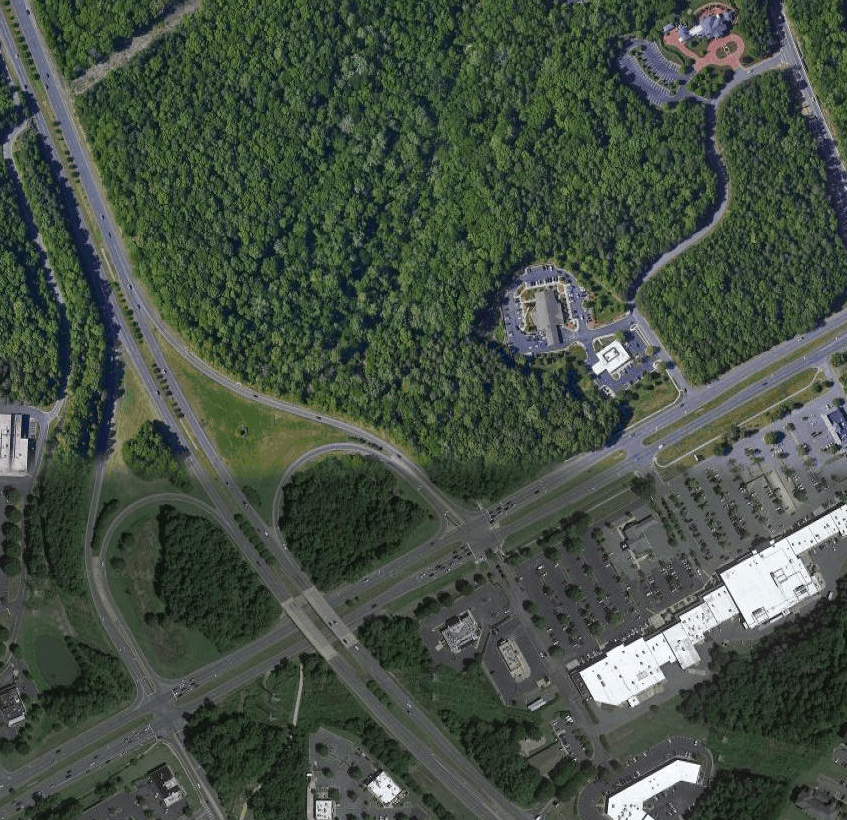
#> input picture georegistration_testbed/src/registration/dataset_registration/dataset_rollar_coaster/fixed/registration_fixed_image_excerpt_1000.png, 847 x 820 px
$ python image_registration_ocv_features.py dataset_registration/dataset_rollar_coaster/fixed/registration_fixed_image_excerpt_1000.png dataset_registration/dataset_rollar_coaster/fixed/registration_fixed_image_excerpt_1014.png   (older library calls are emulated)
#> lines starting #> are read from the running program, lines starting #| are printed output that depends on the picture
### georegistration_testbed/src/registration/image_registration.py
#!/usr/bin/env python

import cv2
import numpy as np

class ImageRegistration(object):
    """An object that runs image registration algorithms on image data."""

    def __init__(self):
        # Define your image topic
        self.initialized = False
        self.OPENCV_VISUALIZE_MATCHES = True
        self.OPENCV_SHOW_HOMOGRAPHY_BOUNDS_ON_REFERENCE = False
        self.OPENCV_SHOW_HOMOGRAPHY_MAXDIM = 1600
        self.SAVE_WARPEDIMAGE = False
        self.MIN_FEATURES_FOR_ALIGNMENT = 10
        self.image_ref = None

    def toString(self):
        return "Null"

    @staticmethod
    def convertImageColorSpace(image):
        if image.ndim < 3:
            channels = 1
            (height, width) = image.shape[:2];
        else:
            (height, width, channels) = image.shape[:3];
        if channels >= 3:
            image_bw = cv2.cvtColor(image, cv2.COLOR_BGR2GRAY)
        else:
            image_bw = image[:, :]
        return image_bw

    # [38 lines left out: functions resizeImage, fuseImage, not called in this run]

### georegistration_testbed/src/registration/image_registration_ocv_features.py
#!/usr/bin/env python

import cv2
from image_registration import *
import numpy as np

class ImageRegistrationWithOpenCVFeatures(ImageRegistration):
    """An object that runs image registration algorithms on image data."""

    def __init__(self):
        ImageRegistration.__init__(self)
        self.detector_str = None
        self.extractor_str = None

    def toString(self):
        return "alg = OCV_FEATURE detector = %s extractor = %s" % (self.detector_str, self.extractor_str)

    def initializeFeatureRegistration(self, refImageFeatureCount=10000, movingImageFeatureCount=10000, detector='ORB', extractor='ORB'):
        self.detector_str = detector;
        if(detector == 'ORB'):
            self.kpDetector_ref = cv2.ORB_create(nfeatures=refImageFeatureCount, fastThreshold=0)
            self.kpDetector_moving = cv2.ORB_create(nfeatures=movingImageFeatureCount, fastThreshold=0)
        elif(detector == 'GFTT'):
            self.kpDetector_ref = cv2.GFTTDetector_create(maxCorners=refImageFeatureCount,minDistance=10)
            self.kpDetector_moving = cv2.GFTTDetector_create(maxCorners=movingImageFeatureCount,minDistance=10)
        elif(detector == 'FAST'):
            self.kpDetector_ref = cv2.FastFeatureDetector_create()
            self.kpDetector_moving = cv2.FastFeatureDetector_create()
        elif(detector == 'BRISK'):
            self.kpDetector_ref = cv2.BRISK_create()
            self.kpDetector_moving = cv2.BRISK_create()
        elif(detector == 'SURF'):
            self.kpDetector_ref = cv2.xfeatures2d.SURF_create(nOctaves=5)
            self.kpDetector_moving = cv2.xfeatures2d.SURF_create(nOctaves=5)
        elif(detector == 'SIFT'):
            self.kpDetector_ref = cv2.xfeatures2d.SIFT_create(nfeatures=refImageFeatureCount)
            self.kpDetector_moving = cv2.xfeatures2d.SIFT_create(nfeatures=movingImageFeatureCount)
        #self.descExtractor_ref = cv2.xfeatures2d.SURF_create()
        #self.descExtractor_ref = cv2.xfeatures2d.SIFT_create()
        #self.descExtractor_ref = cv2.ORB_create(nfeatures=refImageFeatureCount)
        else:
            #Use ORB as default in case of spelling error
            self.detector_str = 'ORB'
            self.kpDetector_ref = cv2.ORB_create(nfeatures=refImageFeatureCount)
            self.kpDetector_moving = cv2.ORB_create(nfeatures=movingImageFeatureCount)

        self.extractor_str = extractor;
        if(extractor == 'ORB'):
            self.descExtractor_ref = cv2.ORB_create(nfeatures=refImageFeatureCount, fastThreshold=0)
            self.descExtractor_moving = cv2.ORB_create(nfeatures=movingImageFeatureCount, fastThreshold=0)
        elif(extractor == 'SURF'):
            self.descExtractor_ref = cv2.xfeatures2d.SURF_create(nOctaves=5)
            self.descExtractor_moving = cv2.xfeatures2d.SURF_create(nOctaves=5)
        elif(extractor == 'SIFT'):
            self.descExtractor_ref = cv2.xfeatures2d.SIFT_create(nfeatures=refImageFeatureCount)
            self.descExtractor_moving = cv2.xfeatures2d.SIFT_create(nfeatures=movingImageFeatureCount)
        elif(extractor == 'BRISK'):
            self.descExtractor_ref = cv2.BRISK_create()
            self.descExtractor_moving = cv2.BRISK_create()
        elif(extractor == 'BOOST'):
            self.descExtractor_ref = cv2.xfeatures2d.BoostDesc_create()
            self.descExtractor_moving = cv2.xfeatures2d.BoostDesc_create()

        # [7 lines of commented-out code are left out]
        else:
            #Use ORB as default in case of spelling error
            self.extractor_str = 'ORB'
            self.descExtractor_ref = cv2.ORB_create(nfeatures=refImageFeatureCount)
            self.descExtractor_moving = cv2.ORB_create(nfeatures=movingImageFeatureCount)
        #DEBUG
        print("Detector: {}\nExtractor: {}".format(type(self.kpDetector_ref),type(self.descExtractor_moving)))
        self.initialized = True

    # [50 lines left out: function multiScaleImageRegistration, not called in this run]

    def registerImagePair(self, image_moving, image_ref=None,
                          image_ref_keypoints=None, image_ref_descriptors=None,algorithm_detector='ORB',algorithm_extractor='ORB'):

        homography = None
        mask = None
        if (self.initialized == False):
            self.initializeFeatureRegistration(detector=algorithm_detector, extractor=algorithm_extractor)
        if (image_moving is None):
            print('Null moving image.')
            return (homography, mask)
        # convert moving image to gray then detect features and compute descriptors
        image_moving_bw = ImageRegistration.convertImageColorSpace(image_moving)
        if (self.kpDetector_moving != self.descExtractor_moving):
            keypoints_moving = self.kpDetector_moving.detect(image_moving_bw)
            descriptors_moving = self.descExtractor_moving.compute(image_moving_bw, keypoints_moving)[1]
        else:
            (keypoints_moving, descriptors_moving) = self.descExtractor_moving.detectAndCompute(image_moving_bw, None)

        if (image_ref_keypoints is None or image_ref_descriptors is None):
            if (image_ref is None):
                print('Error: Cannot register image pair. No reference image or reference image (feature, descriptor) pairs provided.')
                return (homography, mask)
            # convert new image to gray then detect features and compute descriptors
            image_ref_bw = ImageRegistration.convertImageColorSpace(image_ref)
            #image_ref_bw = cv2.GaussianBlur(image_ref_bw, (15, 15), 0)
            if (self.kpDetector_ref != self.descExtractor_ref):
                keypoints_ref = self.kpDetector_ref.detect(image_ref_bw)
                descriptors_ref = self.descExtractor_ref.compute(image_ref_bw, keypoints_ref)[1]
            else:
                (keypoints_ref, descriptors_ref) = self.descExtractor_ref.detectAndCompute(image_ref_bw, None)
        else:
            # keypoints and descriptors of the reference image are provided
            # the image reference may be stored in the image registration object
            keypoints_ref = image_ref_keypoints
            descriptors_ref = image_ref_descriptors
            image_ref = self.image_ref

        if (len(keypoints_moving) < self.MIN_FEATURES_FOR_ALIGNMENT):
            print('Not enough features in moving image. Feature count = %s' % len(keypoints_moving))
            return (homography, mask)
        if (len(keypoints_ref) < self.MIN_FEATURES_FOR_ALIGNMENT):
            print('Not enough features in reference image. Feature count = %s' % len(keypoints_ref))
            return (homography, mask)

        # Match features between the two images.
        # We create a Brute Force matcher with
        # Hamming distance as measurement mode.
        print ('keypoints (reference, moving) (%d,%d)' % (len(keypoints_ref), len(keypoints_moving)))
        print ('descriptors (reference, moving) (%d,%d)' % (len(descriptors_ref), len(descriptors_moving)))
        #matcher = cv2.DescriptorMatcher_create('BruteForce-Hamming')
        if (algorithm_extractor == "SIFT" or algorithm_extractor == "SURF"):
            matcher = cv2.BFMatcher(cv2.NORM_L2, crossCheck=True)
        else:
            matcher = cv2.BFMatcher(cv2.NORM_HAMMING, crossCheck=True)
        # Match the two sets of descriptors.
        matches = matcher.match(descriptors_ref, descriptors_moving)
        # Sort matches on the basis of their Hamming distance.
        matches.sort(key=lambda x: x.distance)

        # visualize the matches
        print ('#matches: %d' % len(matches))
        dist = [m.distance for m in matches]
        if (len(matches) < 3):
            print('Not enough features matches to estimate homography. Match count = %s' % len(matches))
            return (homography, mask)
        print('distance min : %.3f' % min(dist))
        print('distance mean: %.3f' % (sum(dist) / len(dist)))
        print('distance max : %.3f' % max(dist))

        # threshold: half the mean
        thres_dist = (sum(dist) / len(dist)) * 0.5

        # keep only the reasonable matches
        sel_matches = [m for m in matches if m.distance < thres_dist]

        # Take the top 90 % matches forward.
        sel_matches = matches[:int(len(matches) * 0.90)]
        no_of_matches = len(sel_matches)

        print('#selected matches: %d' % len(sel_matches))

        # Define empty matrices of shape no_of_matches * 2.
        p1 = np.zeros((no_of_matches, 2))
        p2 = np.zeros((no_of_matches, 2))

        for i in range(len(sel_matches)):
            p1[i,:] = keypoints_ref[sel_matches[i].queryIdx].pt
            p2[i,:] = keypoints_moving[sel_matches[i].trainIdx].pt

        # Find the homography matrix.
        homography, mask = cv2.findHomography(p2, p1, method=cv2.RANSAC, ransacReprojThreshold=3.0)
        #print("homography = %s" % str(homography))
        if (np.linalg.matrix_rank(homography) < 3):
            print("homography matrix is singular.")
            return (homography, mask)

        if (self.SAVE_WARPEDIMAGE == True):
            # Use this matrix to transform the
            # colored image wrt the reference image.
            (height, width, channels) = image_moving.shape[:3]
            transformed_img = cv2.warpPerspective(image_moving,
                                                  homography, (width, height))
            # Save the output.
            cv2.imwrite('output.jpg', transformed_img)

        # #####################################
        # visualization of the matches
        if (self.OPENCV_VISUALIZE_MATCHES == True and image_ref is not None):
            image_moving_disp = image_moving.copy()
            image_ref_disp = image_ref.copy()
            h1, w1 = image_moving_disp.shape[:2]
            h2, w2 = image_ref_disp.shape[:2]
            scale_moving = 1.0
            scale_ref = 1.0

            if (h1 < h2):
                scale_moving = float(h2) / h1
                image_moving_sc = cv2.resize(image_moving_disp, (int(scale_moving * h1), int(scale_moving * w1)))
                image_moving_disp = image_moving_sc
                h1, w1 = image_moving_disp.shape[:2]
            elif (h2 < h1):
                scale_ref = float(h1) / h2
                image_ref_sc = cv2.resize(image_ref_disp, (int(scale_ref * h2), int(scale_ref * w2)))
                image_ref_disp = image_ref_sc
                h2, w2 = image_ref_disp.shape[:2]

            GAP_SIZE = 10
            GAP_COLOR = np.array([255, 255, 255], dtype=np.uint8)
            #print("heights (%d,%d)" % (h1, h2))
            view = np.zeros((max(h1, h2), w1 + GAP_SIZE + w2, 3), np.uint8)
            view[:h1,:w1,:] = image_moving_disp
            view[:h1, w1:(w1 + GAP_SIZE),:] = GAP_COLOR
            view[:h2, (w1 + GAP_SIZE):,:] = image_ref_disp
            SHOW_NUM_KEYPOINTS = 20.0
            for mIdx in range(0, len(sel_matches), int(np.ceil(len(sel_matches) / SHOW_NUM_KEYPOINTS))):
                m = sel_matches[mIdx]
                # draw the keypoints
                # print m.queryIdx, m.trainIdx, m.distance
                color = tuple([np.random.randint(128, 255) for _ in range(3)])
                k1 = keypoints_moving
                k2 = keypoints_ref
                keypoint1_int = (int(k1[m.trainIdx].pt[0] * scale_moving), int(k1[m.trainIdx].pt[1] * scale_moving));
                keypoint2_int = (int(k2[m.queryIdx].pt[0] * scale_ref + w1 + GAP_SIZE), int(k2[m.queryIdx].pt[1] * scale_ref))
                # Draw Selected points
                #print('%s %s %s' % (str(k1[m.queryIdx].pt), str(k1[m.queryIdx].octave), str(color)))
                cv2.circle(view, keypoint1_int, 15, color, thickness=3)
                cv2.circle(view, keypoint2_int, 15, color, thickness=3)

                cv2.line(view, keypoint1_int, keypoint2_int, color, thickness=3)
            cv2.namedWindow('view matched features', cv2.WINDOW_NORMAL)
            cv2.imshow('view matched features', view)
            cv2.resizeWindow('view matched features', 600, 600)
            cv2.waitKey()

        if (self.OPENCV_SHOW_HOMOGRAPHY_BOUNDS_ON_REFERENCE == True and image_ref is not None):
            if (not hasattr(self, 'scaled_image_ref')):
                (self.scaled_image_ref, self.scalef) = ImageRegistration.resizeImage(image_ref, self.OPENCV_SHOW_HOMOGRAPHY_MAXDIM)

            (h1, w1) = image_moving.shape[:2]
            print('Scale factor : ', self.scalef)
            h1 = h1
            w1 = w1
            image_bounds = np.array(([0, 0, 1], [w1, 0, 1], [w1, h1, 1], [0, h1, 1]), dtype=np.float32)
            image_bounds = image_bounds.transpose()
            (dimpt, numpoints) = image_bounds.shape[:2]
            scaled_homography = homography.copy()
            scaled_homography[:, 2] = scaled_homography[:, 2] * self.scalef
            scaled_homography = np.linalg.inv(scaled_homography)
            #scaled_homography[2,:] = scaled_homography[2,:] / self.scalef
            #print('Scaled homography :', scaled_homography)
            xformed_image_bounds = np.matmul(scaled_homography, image_bounds)
            for pointIdx in range(0, numpoints):
                xformed_image_bounds[:, pointIdx] = xformed_image_bounds[:, pointIdx] / xformed_image_bounds[2, pointIdx]
                # [14 lines of commented-out code are left out]

        fused_image = image_registration.fuseImage(image_moving, image_ref, homography)
        #cv2.imshow('fused image', fused_image)
        #cv2.waitKey()
        print('Saving image '+'registration_result_image.png')
        cv2.imwrite('registration_result_image_.png', fused_image)
        return (homography, mask)

# example run via console
#
# ./image_registration.py ../../im22.jpg ../../im2.jpg
#
if __name__ == '__main__':
    import sys
    if len(sys.argv) < 3:
        print('usage: %s image_moving image_reference' % sys.argv[0])
        sys.exit(1)

    image_moving_path = sys.argv[1]
    image_reference_path = sys.argv[2]

    #image_moving = cv2.imread(img1_path, cv2.CV_LOAD_IMAGE_GRAYSCALE)
    #image_reference = cv2.imread(img2_path, cv2.CV_LOAD_IMAGE_GRAYSCALE)
    image_moving = cv2.imread(image_moving_path)
#> image_moving is the input picture: shape (820, 847, 3); mean B, G, R 67.7, 80, 68.8
    image_reference = cv2.imread(image_reference_path)
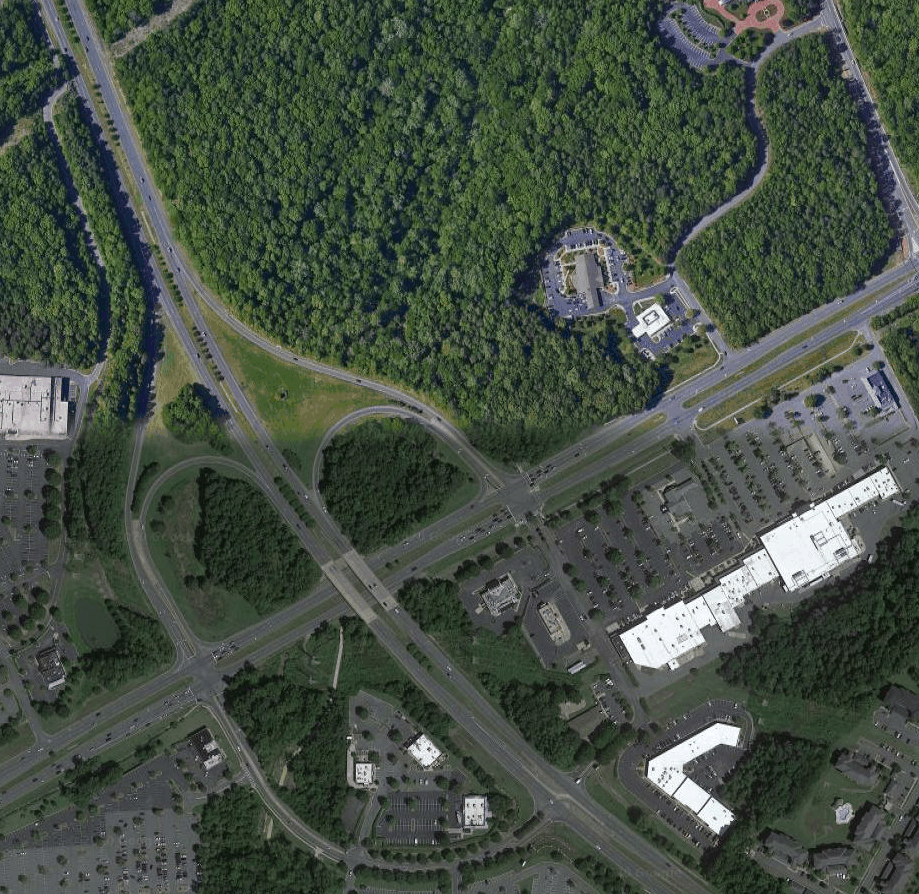
#> input picture georegistration_testbed/src/registration/dataset_registration/dataset_rollar_coaster/fixed/registration_fixed_image_excerpt_1014.png, 919 x 894 px
#> image_reference is the input picture: shape (894, 919, 3); mean B, G, R 68.3, 79.6, 69.2

    image_registration = ImageRegistrationWithOpenCVFeatures()
    image_registration.SAVE_WARPEDIMAGE = True
    image_registration.OPENCV_SHOW_HOMOGRAPHY_BOUNDS_ON_REFERENCE = True
    image_registration.OPENCV_VISUALIZE_MATCHES = False
    #image_registration.OPENCV_SHOW_HOMOGRAPHY_MAXDIM = 512
    image_registration.registerImagePair(image_moving, image_ref=image_reference)
#> in convertImageColorSpace, `image_bw = cv2.cvtColor(image, cv2.COLOR_BGR2GRAY)`:
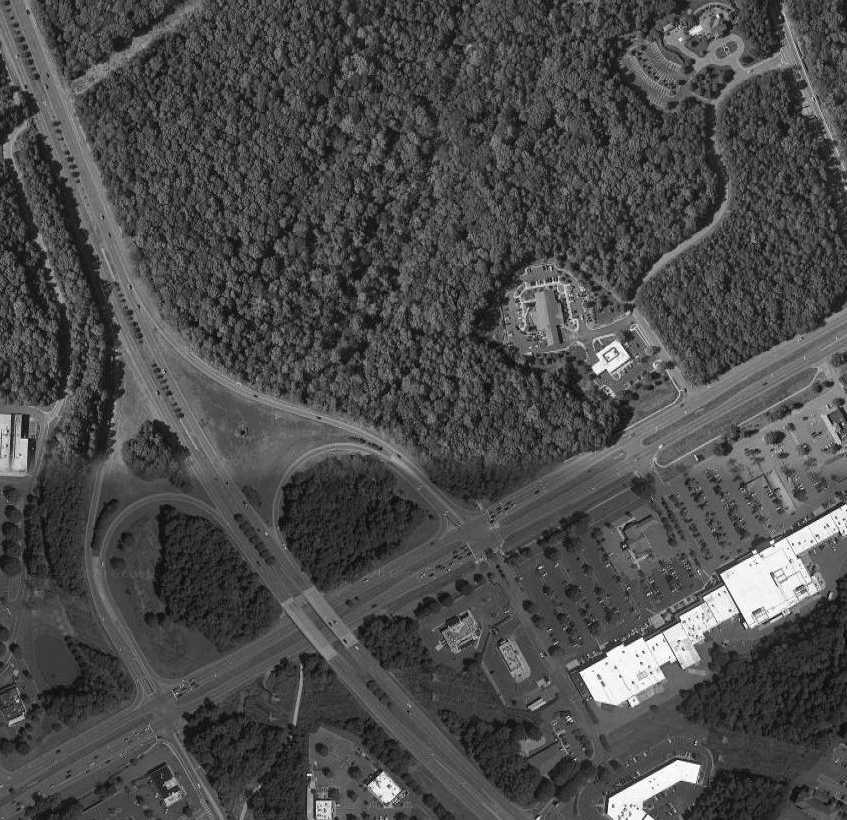
#> image_bw: shape (820, 847); min 9, max 253, mean 75.3
#> in registerImagePair, `keypoints_moving = self.kpDetector_moving.detect(image_moving_bw)`: keypoints_moving = 10000 keypoints; strongest (x, y, size): (754, 551, 31), (721, 574, 31), (580, 672, 31), (723, 587, 31)
#> in convertImageColorSpace (call 2), `image_bw = cv2.cvtColor(image, cv2.COLOR_BGR2GRAY)`:
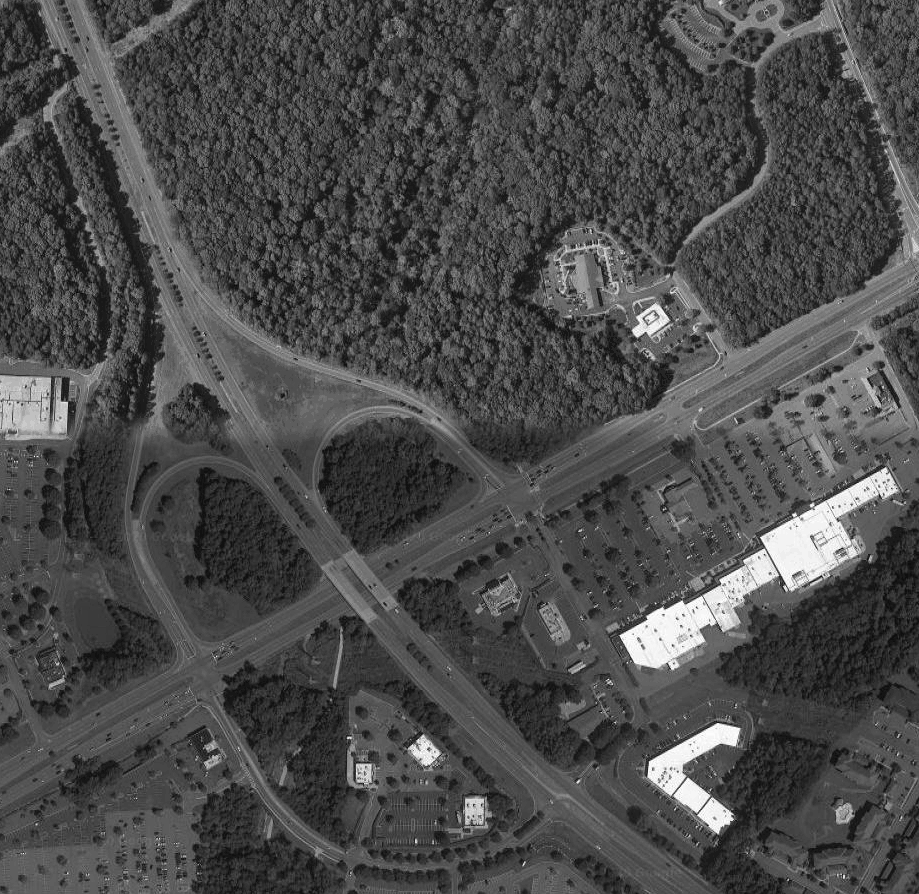
#> image_bw: shape (894, 919); min 9, max 253, mean 75.2
#> in registerImagePair, `keypoints_ref = self.kpDetector_ref.detect(image_ref_bw)`: keypoints_ref = 10000 keypoints; strongest (x, y, size): (794, 514, 31), (761, 537, 31), (65, 402, 31), (620, 635, 31)
#| keypoints (reference, moving) (10000,10000)
#| descriptors (reference, moving) (10000,10000)
#> in registerImagePair, `matches = matcher.match(descriptors_ref, descriptors_moving)`: matches = 6323 matches
#> (the run stopped early here; a loop or call above may not have finished)
